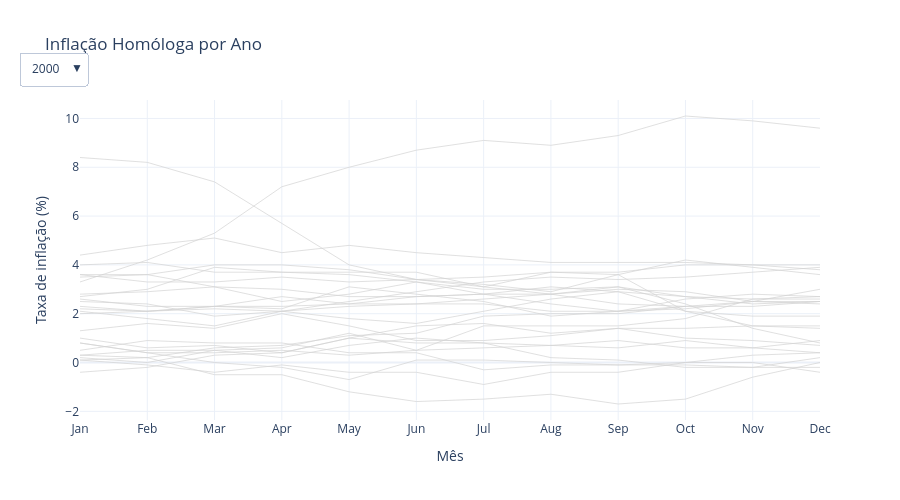

Source (notebook cell):
### Code cell
years = sorted(df["year"].unique())

fig = go.Figure()

# 🔹 Criar todas as linhas (uma por ano)
for y in years:
    df_y = df[df["year"] == y]
    
    fig.add_trace(go.Scatter(
        x=df_y["month"],
        y=df_y[target],
        mode="lines",
        line=dict(color="lightgray", width=1),
        opacity=0.7,
        showlegend=False,
        name=str(y)
    ))

# 🔹 Função para atualizar cores + destaque
def get_trace_styles(highlight_year):
    styles = []
    for y in years:
        if y == highlight_year:
            styles.append(dict(line=dict(color="#1f3b73", width=4), opacity=1))
        else:
            styles.append(dict(line=dict(color="lightgray", width=1), opacity=0.3))
    return styles

# 🔹 Criar botões do dropdown
buttons = []

for highlight_year in years:
    
    df_high = df[df["year"] == highlight_year]
    
    x_last = df_high["month"].iloc[-1]
    y_last = df_high[target].iloc[-1]
    
    styles = get_trace_styles(highlight_year)
    
    buttons.append(
        dict(
            label=str(highlight_year),
            method="update",
            args=[
                # Atualizar estilo das linhas
                {"line": [s["line"] for s in styles],
                 "opacity": [s["opacity"] for s in styles]},
                
                # Atualizar annotation (ticket)
                {"annotations": [
                    dict(
                        x=x_last,
                        y=y_last,
                        text=f"<b>{highlight_year}</b>",
                        showarrow=False,
                        yshift=20,
                        font=dict(
                            color="#1f3b73",
                            size=12,
                            family='arial'
                        )
                    )
                ]}
            ]
        )
    )

# 🔹 Layout com dropdown
fig.update_layout(
    title='Inflação Homóloga por Ano',
    xaxis_title='Mês',
    yaxis_title='Taxa de inflação (%)',
    template="plotly_white",
    showlegend=False,
    height=500,
    
    updatemenus=[
        dict(
            buttons=buttons,
            direction="down",
            x=0.01,
            y=1.15,
            showactive=True
        )
    ]
)

fig.show()
